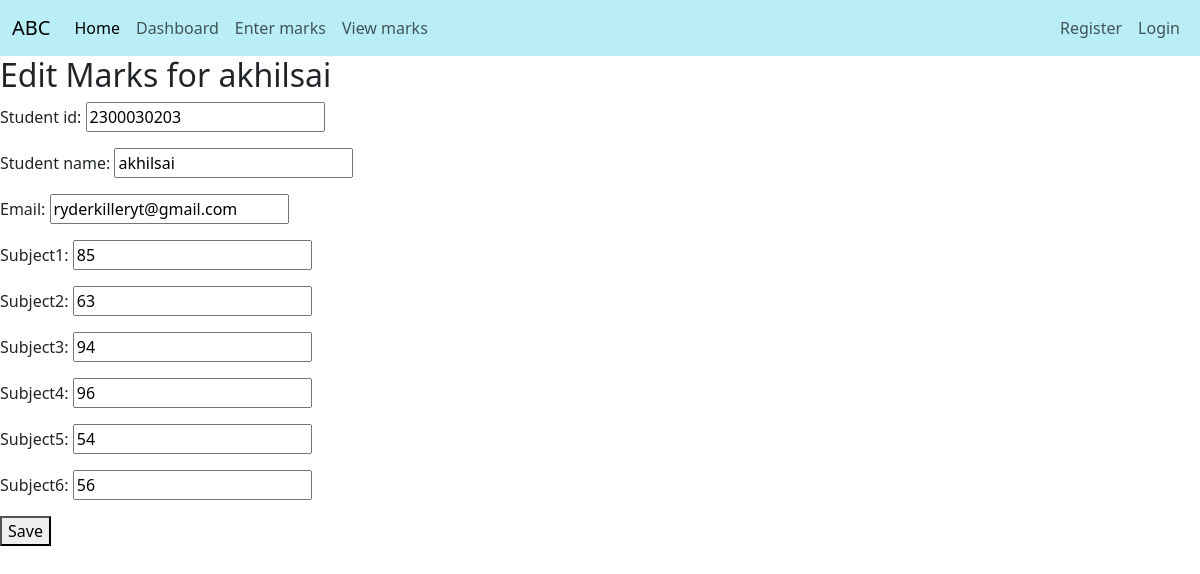
The app's page /teacherapp/edit_marks/4/ with its own data.
### teacherapp/models.py (models this page shows, shortened)
class StudentMark(models.Model):
    student_id = models.CharField(max_length=20, unique=True)
    student_name = models.CharField(max_length=100)
    email = models.EmailField()  # Add email field
    subject1 = models.IntegerField()
    subject2 = models.IntegerField()
    subject3 = models.IntegerField()
    subject4 = models.IntegerField()
    subject5 = models.IntegerField()
    subject6 = models.IntegerField()

### teacherapp/views.py (the view)
# urls.py: path('edit_marks/<int:pk>/', views.edit_marks, name='edit_marks'),
def edit_marks(request, pk):
    student = get_object_or_404(StudentMark, pk=pk)
    if request.method == 'POST':
        form = StudentMarkForm(request.POST, instance=student)
        if form.is_valid():
            form.save()
            return redirect('view_marks')
    else:
        form = StudentMarkForm(instance=student)
    return render(request, 'teacherapp/edit_marks.html', {'form': form, 'student': student})

### teacherapp/forms.py
class StudentMarkForm(forms.ModelForm):
    class Meta:
        model = StudentMark
        fields = ['student_id', 'student_name', 'email', 'subject1', 'subject2', 'subject3', 'subject4', 'subject5', 'subject6']

### templates/teacherapp/edit_marks.html (shortened to what this page needs)
{% extends 'Navbar/teachernavbar.html' %}
{% load static %}
{% block body %}
  <h2>Edit Marks for {{ student.student_name }}</h2>
  <form method="post">
    {{ form.as_p }}
    <button type="submit">Save</button>
  </form>
{% endblock %}

### records on screen
StudentMark: student_name "akhilsai", student_id "2300030203", email "ryderkilleryt@gmail.com", subject1 "85", subject2 "63", subject3 "94", subject4 "96", subject5 "54", subject6 "56"
